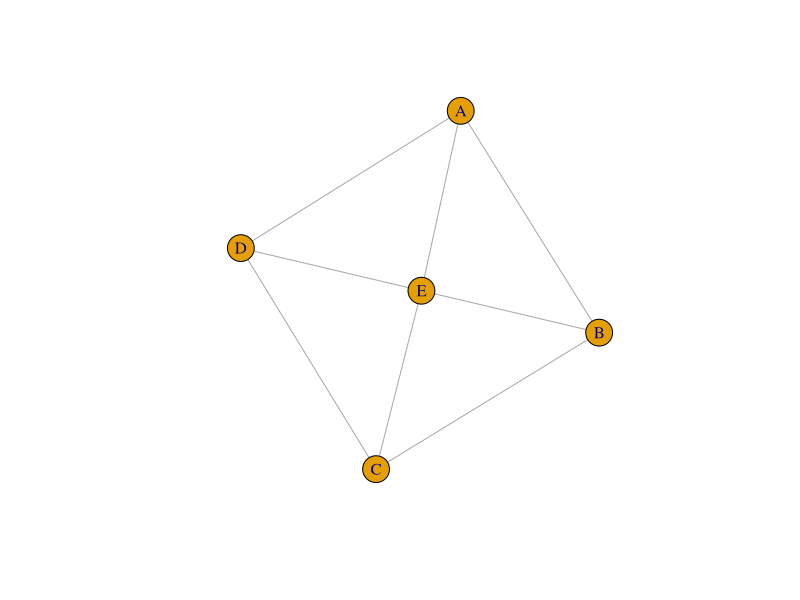

Reproduce this figure in R.
#Là đồ thị mà các cạnh của nó không có hướng, mỗi cạnh là một quan hệ hai chiều và mỗi cạnh có thể duyệt qua hai hướng
install.packages('igraph')
library(igraph)
help(graph)
# A nối B nối C nối D nối A
# E nối với A,B,C,D
vo_huong <-make_graph( ~ A-B-C-D-A, E-A:B:C:D)
plot(vo_huong)

